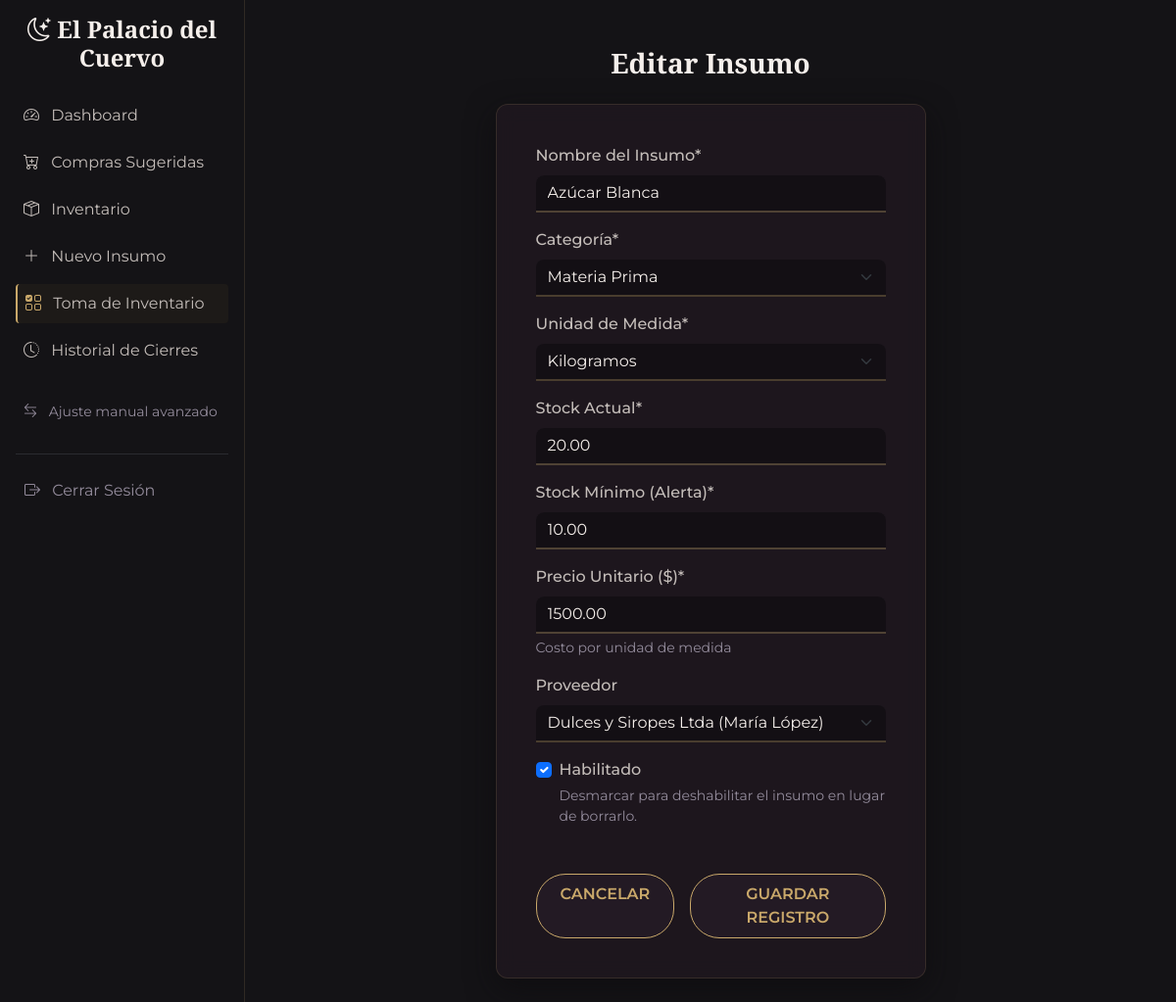
Page /insumos/editar/8/ (signed in) on the earlier database version.
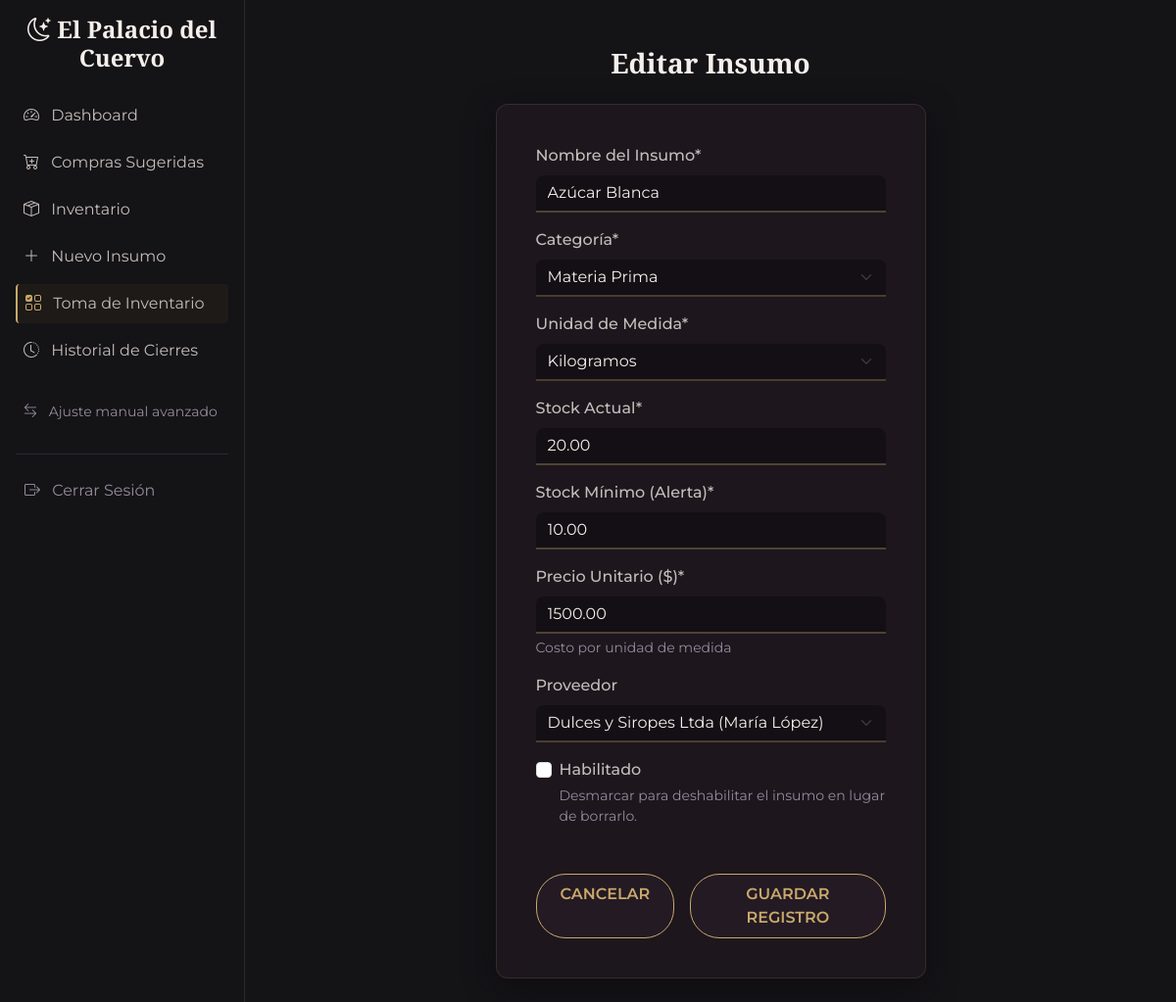
Same page on the later database version.
### inventario/models.py (models this page shows, shortened)
class Insumo(models.Model):
    CATEGORIAS = [
        ('Materia Prima', 'Materia Prima'),
        ('Desechables', 'Desechables'),
        ('Envasados', 'Envasados'),
        ('Limpieza', 'Limpieza'),
    ]
    UNIDADES = [
        ('kg', 'Kilogramos'),
        ('litros', 'Litros'),
        ('unidades', 'Unidades'),
        ('gr', 'Gramos'),
    ]
    nombre = models.CharField(max_length=200, verbose_name="Nombre del Insumo")
    categoria = models.CharField(max_length=50, choices=CATEGORIAS, verbose_name="Categoría")
    unidad_medida = models.CharField(max_length=20, choices=UNIDADES, verbose_name="Unidad de Medida")
    stock_actual = models.DecimalField(
        max_digits=10,
        decimal_places=2,
        default=0,
        validators=[MinValueValidator(0)],
        verbose_name="Stock Actual"
    )
    stock_minimo = models.DecimalField(
        max_digits=10,
        decimal_places=2,
        default=0,
        validators=[MinValueValidator(0)],
        verbose_name="Stock Mínimo (Alerta)"
    )
    precio_unitario = models.DecimalField(
        max_digits=12,
        decimal_places=2,
        default=1000,
        validators=[MinValueValidator(0)],
        verbose_name="Precio Unitario ($)",
        help_text="Costo por unidad de medida"
    )
    proveedor = models.ForeignKey(Proveedor, on_delete=models.SET_NULL, null=True, blank=True, related_name='insumos')
    activo = models.BooleanField(default=True, verbose_name="Habilitado", help_text="Desmarcar para deshabilitar el insumo en lugar de borrarlo.")
    class Meta:
        verbose_name = "Insumo"
        verbose_name_plural = "Insumos"
        ordering = ['nombre']

### inventario/views.py (the view)
# urls.py: path('insumos/editar/<int:pk>/', InsumoUpdateView.as_view(), name='insumo_update'),
class InsumoUpdateView(LoginRequiredMixin, UpdateView):
    model = Insumo
    form_class = InsumoForm
    template_name = 'inventario/insumo_form.html'
    success_url = reverse_lazy('inventario:insumo_list')

### inventario/forms.py
class InsumoForm(forms.ModelForm):
    class Meta:
        model = Insumo
        fields = ['nombre', 'categoria', 'unidad_medida', 'stock_actual', 'stock_minimo', 'precio_unitario', 'proveedor', 'activo']
        widgets = {
            'stock_actual': forms.NumberInput(attrs={'step': '0.01'}),
            'stock_minimo': forms.NumberInput(attrs={'step': '0.01'}),
            'precio_unitario': forms.NumberInput(attrs={'step': '1'}),
        }

### inventario/models.py (called while the page is built)
    def __str__(self):
        return f"{self.nombre_empresa} ({self.contacto})"

### inventario/templates/inventario/insumo_form.html (shortened to what this page needs)
{% extends 'base.html' %}
{% load crispy_forms_tags %}
{% block content %}
<div class="row justify-content-center mt-4">
    <div class="col-md-8 col-lg-6">
        <h3 class="mb-4 text-bone text-center">
            {% if form.instance.pk %}Editar Insumo{% else %}Registrar Insumo{% endif %}
        </h3>
        <div class="card card-gothic p-4">
            <div class="card-body">
                <form method="POST">
                    {{ form|crispy }}
                    <div class="mt-5 d-flex justify-content-end gap-3">
                        <a href="{% url 'inventario:insumo_list' %}" class="btn btn-gothic-outline px-4">CANCELAR</a>
                        <button type="submit" class="btn btn-gothic-primary px-4">GUARDAR REGISTRO</button>
                    </div>
                </form>
            </div>
        </div>
    </div>
</div>
{% endblock %}

Differences in the rows shown:
changed Insumo "Azúcar Blanca": activo "☑" → "☐"
